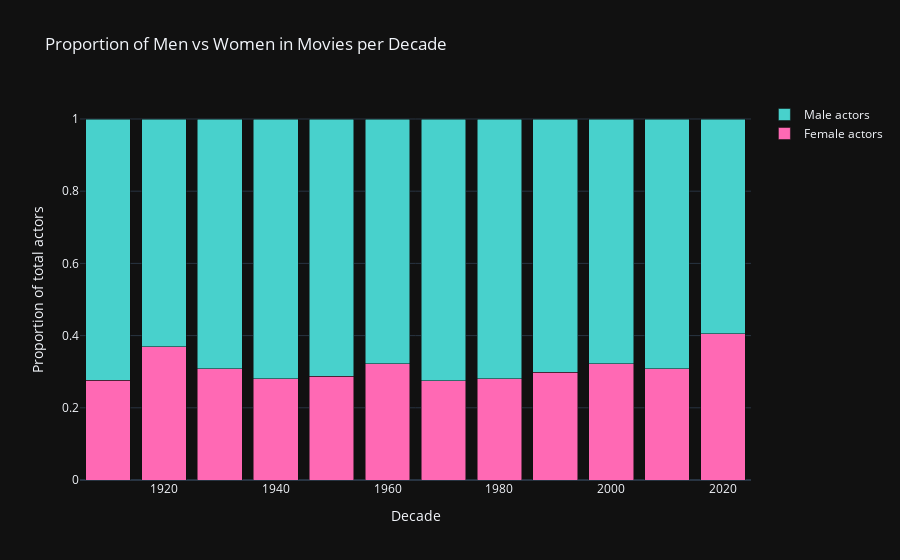

Source (notebook cell):
### Code cell
import plotly.graph_objects as go
import plotly.io as pio
pio.renderers.default = 'jupyterlab'

# interactive plot with plotly:
final_characters_grouped_by_decade = final_characters.groupby(final_characters['decade'])

# Sample data (replace this with your actual data)
decades = final_characters['decade'].unique()
proportion_female = final_characters_grouped_by_decade['actor_gender'].apply(lambda x: (x == 'F').sum() / len(x))
proportion_male = 1 - proportion_female

# Create a DataFrame
data = pd.DataFrame({
    'Decade': decades,
    'Male': proportion_male,
    'Female': proportion_female
})

# Create traces for male and female bars
trace_male = go.Bar(x=data['Decade'], y=data['Male'], name='Male actors', marker=dict(color='mediumturquoise'))
trace_female = go.Bar(x=data['Decade'], y=data['Female'], name='Female actors', marker=dict(color='hotpink'))

# Create layout
layout = go.Layout(
    title='Proportion of Men vs Women in Movies per Decade',
    xaxis=dict(title='Decade'),
    yaxis=dict(title='Proportion of total actors'),
    barmode='stack'
)

# Create figure
fig = go.Figure(data=[trace_female, trace_male], layout=layout)

# Show the interactive plot
fig.show()

### Figure 1 — Plotly figure (JSON) as saved in the notebook; plotly's stock layout.template omitted (floating-point values rounded to 4 significant figures)
{"data": [{"marker": {"color": "hotpink"}, "name": "Female actors", "x": [2000, 1930, 1990, 1980, 1910, 1940, 1970, 1950, 2010, 1960, 1920, 2020], "y": [0.3216, 0.3076, 0.2988, 0.281, 0.2765, 0.2799, 0.2744, 0.2874, 0.3075, 0.3214, 0.3697, 0.4045], "type": "bar"}, {"marker": {"color": "mediumturquoise"}, "name": "Male actors", "x": [2000, 1930, 1990, 1980, 1910, 1940, 1970, 1950, 2010, 1960, 1920, 2020], "y": [0.6784, 0.6924, 0.7012, 0.719, 0.7235, 0.7201, 0.7256, 0.7126, 0.6925, 0.6786, 0.6303, 0.5955], "type": "bar"}], "layout": {"barmode": "stack", "title": {"text": "Proportion of Men vs Women in Movies per Decade"}, "xaxis": {"title": {"text": "Decade"}}, "yaxis": {"title": {"text": "Proportion of total actors"}}}}
